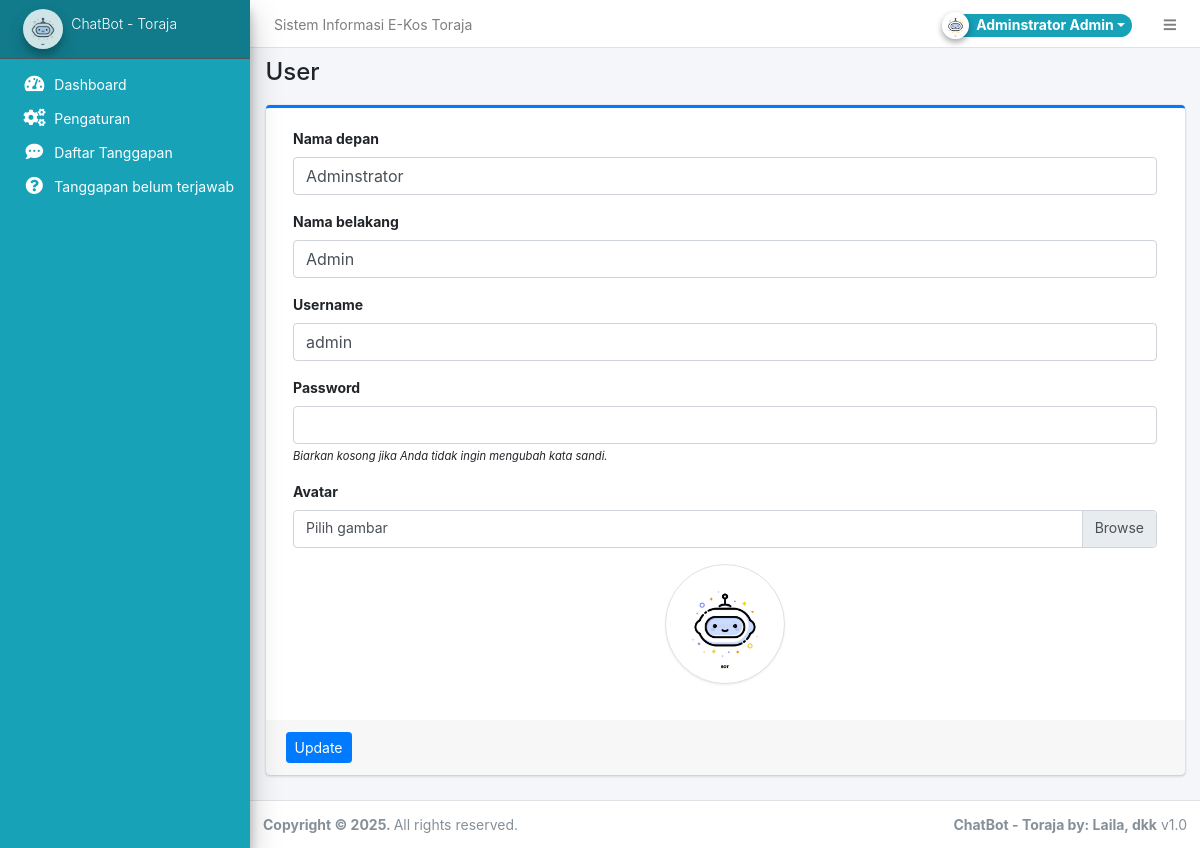
The app's page /admin/?page=user (signed in) with its own data.
### tables this page shows
CREATE TABLE `users` (
  `id` int(50) NOT NULL,
  `firstname` varchar(250) NOT NULL,
  `lastname` varchar(250) NOT NULL,
  `username` text NOT NULL,
  `password` text NOT NULL,
  `avatar` text DEFAULT NULL,
  `last_login` datetime DEFAULT NULL,
  `date_added` datetime NOT NULL DEFAULT current_timestamp(),
  `date_updated` datetime DEFAULT NULL ON UPDATE current_timestamp()
);

### config.php (called while the page is built, shortened)
<?php
require_once('classes/DBConnection.php');
require_once('classes/SystemSettings.php');
function validate_image($file)
{
    if (!empty($file)) {
        if (is_file(base_app . $file)) {
            return base_url . $file;
        } else {
            return base_url . 'dist/img/no-image-available.png';
        }
    } else {
        return base_url . 'dist/img/no-image-available.png';
    }
}
function isMobileDevice()
{
    $aMobileUA = array(
        '/iphone/i' => 'iPhone',
        '/ipod/i' => 'iPod',
        '/ipad/i' => 'iPad',
        '/android/i' => 'Android',
        '/blackberry/i' => 'BlackBerry',
        '/webos/i' => 'Mobile'
    );
    return false;
}

### classes/DBConnection.php (called while the page is built, shortened)
<?php
class DBConnection
{
    private $host = DB_SERVER;
    private $username = DB_USERNAME;
    private $password = DB_PASSWORD;
    private $database = DB_NAME;
    public $conn;
    public function __construct()
    {
        if (!isset($this->conn)) {
            $this->conn = new mysqli($this->host, $this->username, $this->password, $this->database);
        }
    }
}

### classes/SystemSettings.php (called while the page is built, shortened)
<?php
class SystemSettings extends DBConnection
{
	function userdata($field = '')
	{
		if (!empty($field)) {
			if (isset($_SESSION['userdata'][$field]))
				return $_SESSION['userdata'][$field];
			else
				return null;
		} else {
			return false;
		}
	}
	function info($field = '')
	{
		if (!empty($field)) {
			if (isset($_SESSION['system_info'][$field]))
				return $_SESSION['system_info'][$field];
			else
				return false;
		} else {
			return false;
		}
	}
}
$_settings = new SystemSettings();

### admin/user/index.php (the view, shortened to what this page needs)
<?php
$user = $conn->query("SELECT * FROM users where id ='" . $_settings->userdata('id') . "'");
foreach ($user->fetch_array() as $k => $v) {
	$meta[$k] = $v;
}
?>
<div class="card card-outline card-primary">
	<div class="card-body">
		<div class="container-fluid">
			<form action="" id="manage-user">
				<div class="form-group">
					<label for="name">Nama depan</label>
					<input type="text" name="firstname" id="firstname" class="form-control" value="<?php echo isset($meta['firstname']) ? $meta['firstname'] : '' ?>" required>
				</div>
				<div class="form-group">
					<label for="name">Nama belakang</label>
					<input type="text" name="lastname" id="lastname" class="form-control" value="<?php echo isset($meta['lastname']) ? $meta['lastname'] : '' ?>" required>
				</div>
				<div class="form-group">
					<label for="username">Username</label>
					<input type="text" name="username" id="username" class="form-control" value="<?php echo isset($meta['username']) ? $meta['username'] : '' ?>" required autocomplete="off">
				</div>
				<div class="form-group">
					<label for="password">Password</label>
					<input type="password" name="password" id="password" class="form-control" value="" autocomplete="off">
					<small><i>Biarkan kosong jika Anda tidak ingin mengubah kata sandi.</i></small>
				</div>
				<div class="form-group">
					<label for="" class="control-label">Avatar</label>
					<div class="custom-file">
						<label class="custom-file-label" for="customFile">Pilih gambar</label>
					</div>
				</div>
				<div class="form-group d-flex justify-content-center">
					<img src="<?php echo validate_image(isset($meta['avatar']) ? $meta['avatar'] : '') ?>" alt="" id="cimg" class="img-fluid img-thumbnail">
				</div>
			</form>
		</div>
	</div>
	<div class="card-footer">
		<div class="col-md-12">
			<div class="row">
				<button class="btn btn-sm btn-primary" form="manage-user">Update</button>
			</div>
		</div>
	</div>
</div>

### admin/index.php (shortened to what this page needs)
<?php require_once('../config.php'); ?>
<!DOCTYPE html>
<html lang="en" class="" style="height: auto;">
<?php require_once('inc/header.php') ?>
<body class="layout-fixed layout-footer-fixed text-sm sidebar-mini control-sidebar-slide-open layout-navbar-fixed " data-new-gr-c-s-check-loaded="14.991.0" data-gr-ext-installed="" style="height: auto;">
  <div class="wrapper">
    <?php require_once('inc/topBarNav.php') ?>
    <?php require_once('inc/navigation.php') ?>
    <?php $page = isset($_GET['page']) ? $_GET['page'] : 'home';  ?>
    <div class="content-wrapper" style="min-height: 567.854px;">
      <div class="content-header">
        <div class="container-fluid">
          <div class="row mb-2">
            <div class="col-sm-6">
              <h1 class="m-0"><?php echo ucwords(str_replace(array("/", "_"), " ", $page)) ?></h1>
            </div>
          </div>
        </div>
      </div>
      <section class="content">
        <div class="container-fluid">
          <?php
          if (!file_exists($page . ".php") && !is_dir($page)) {
            include '404.html';
          } else {
            if (is_dir($page))
              include $page . '/index.php';
            else
              include $page . '.php';
          }
          ?>
        </div>
      </section>
    </div>
    <?php require_once('inc/footer.php') ?>
</body>
</html>

### admin/inc/header.php (shortened to what this page needs)
<head>
  <link rel="stylesheet" href="<?php echo base_url ?>plugins/fontawesome-free/css/all.min.css">
  <link rel="stylesheet" href="<?php echo base_url ?>plugins/tempusdominus-bootstrap-4/css/tempusdominus-bootstrap-4.min.css">
  <link rel="stylesheet" href="<?php echo base_url ?>plugins/datatables-bs4/css/dataTables.bootstrap4.min.css">
  <link rel="stylesheet" href="<?php echo base_url ?>plugins/datatables-responsive/css/responsive.bootstrap4.min.css">
  <link rel="stylesheet" href="<?php echo base_url ?>plugins/datatables-buttons/css/buttons.bootstrap4.min.css">
  <link rel="stylesheet" href="<?php echo base_url ?>plugins/select2/css/select2.min.css">
  <link rel="stylesheet" href="<?php echo base_url ?>plugins/select2-bootstrap4-theme/select2-bootstrap4.min.css">
  <link rel="stylesheet" href="<?php echo base_url ?>plugins/icheck-bootstrap/icheck-bootstrap.min.css">
  <link rel="stylesheet" href="<?php echo base_url ?>plugins/jqvmap/jqvmap.min.css">
  <link rel="stylesheet" href="<?php echo base_url ?>dist/css/adminlte.css">
  <link rel="stylesheet" href="<?php echo base_url ?>dist/css/custom.css">
  <link rel="stylesheet" href="<?php echo base_url ?>plugins/overlayScrollbars/css/OverlayScrollbars.min.css">
  <link rel="stylesheet" href="<?php echo base_url ?>plugins/daterangepicker/daterangepicker.css">
  <link rel="stylesheet" href="<?php echo base_url ?>plugins/summernote/summernote-bs4.min.css">
  <link rel="stylesheet" href="<?php echo base_url ?>plugins/sweetalert2-theme-bootstrap-4/bootstrap-4.min.css">
</head>

### admin/inc/topBarNav.php (shortened to what this page needs)
<nav class="main-header navbar navbar-expand navbar-white navbar-light text-sm">
  <ul class="navbar-nav">
    <li class="nav-item d-none d-sm-inline-block">
      <a href="<?php echo base_url ?>" class="nav-link"><?php echo (!isMobileDevice()) ? $_settings->info('name') : $_settings->info('short_name'); ?></a>
    </li>
  </ul>
  <ul class="navbar-nav ml-auto">
    <li class="nav-item">
      <div class="btn-group nav-link">
        <button type="button" class="btn btn-rounded badge badge-info dropdown-toggle dropdown-icon" data-toggle="dropdown">
          <span><img src="<?php echo validate_image($_settings->userdata('avatar')) ?>" class="img-circle elevation-2 user-img" alt="User Image"></span>
          <span class="ml-3"><?php echo ucwords($_settings->userdata('firstname') . ' ' . $_settings->userdata('lastname')) ?></span>
        </button>
      </div>
    </li>
    <li class="nav-item">
      <a class="nav-link" data-widget="pushmenu" href="#" role="button"><i class="fas fa-bars"></i></a>
    </li>
  </ul>
</nav>

### admin/inc/navigation.php (shortened to what this page needs)
<aside class="main-sidebar sidebar-dark-primary elevation-4 bg-info text-white">
  <a href="<?php echo base_url ?>admin" class="brand-link bg-info text-sm">
    <img src="<?php echo validate_image($_settings->info('logo')) ?>" alt="Logo" class="brand-image img-circle elevation-3" style="opacity: .8;width: 2.5rem;height: 2.5rem;max-height: unset">
    <span class="brand-text font-weight-light"><?php echo $_settings->info('short_name') ?></span>
  </a>
  <div class="sidebar os-host os-theme-light os-host-overflow os-host-overflow-y os-host-resize-disabled os-host-transition os-host-scrollbar-horizontal-hidden">
    <div class="os-content-glue" style="margin: 0px -8px; width: 249px; height: 646px;"></div>
    <div class="os-padding">
      <div class="os-viewport os-viewport-native-scrollbars-invisible" style="overflow-y: scroll;">
        <div class="os-content" style="padding: 0px 8px; height: 100%; width: 100%;">
          <nav class="mt-4">
            <ul class="nav nav-pills nav-sidebar flex-column text-sm nav-compact nav-flat nav-child-indent nav-collapse-hide-child" data-widget="treeview" role="menu" data-accordion="false">
              <li class="nav-item dropdown">
                <a href="./" class="nav-link nav-home">
                  <i class="nav-icon fas fa-tachometer-alt"></i>
                  <p>
                    Dashboard
                  </p>
                </a>
              </li>
              <li class="nav-item dropdown">
                <a href="<?php echo base_url ?>admin/?page=system_info" class="nav-link nav-system_info">
                  <i class="nav-icon fas fa-cogs"></i>
                  <p>
                    Pengaturan
                  </p>
                </a>
              </li>
              <li class="nav-item dropdown">
                <a href="<?php echo base_url ?>admin/?page=responses" class="nav-link nav-responses">
                  <i class="nav-icon fas fa-comment-dots"></i>
                  <p>
                    Daftar Tanggapan
                  </p>
                </a>
              </li>
              <li class="nav-item dropdown">
                <a href="<?php echo base_url ?>admin/?page=unanswered" class="nav-link nav-unanswered">
                  <i class="nav-icon fas fa-question-circle"></i>
                  <p>
                    Tanggapan belum terjawab
                  </p>
                </a>
              </li>
            </ul>
          </nav>
        </div>
      </div>
    </div>
  </div>
</aside>

### admin/inc/footer.php (shortened to what this page needs)
<footer class="main-footer text-sm">
  <strong>Copyright © <?php echo date('Y') ?>.
  </strong>
  All rights reserved.
  <div class="float-right d-none d-sm-inline-block">
    <b><?php echo $_settings->info('short_name') ?> by: Laila, dkk</b> v1.0
  </div>
</footer>
</div>

### admin/inc/topBarNav.php (style rules this page uses)
.user-img { position: absolute; height: 27px; width: 27px; object-fit: cover; left: -7%; top: -12%; }
.btn-rounded { border-radius: 50px; }

### admin/inc/navigation.php (style rules this page uses)
.sidebar li.nav-item * { color: white; }

### admin/user/index.php (style rules this page uses)
img#cimg { height: 15vh; width: 15vh; object-fit: cover; border-radius: 100% 100%; }

### records on screen
users: firstname "Adminstrator", lastname "Admin", username "admin", avatar (picture)

### other values on screen
$_settings->info('name') "Sistem Informasi E-Kos Toraja"
$_settings->info('short_name') "ChatBot - Toraja"
str_replace(array("/", "_"), " ", $page) "User"
